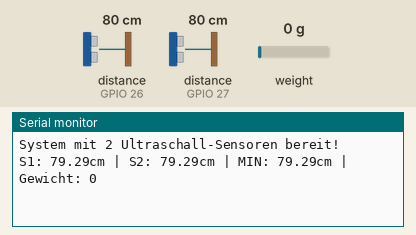
Simulated run of this sketch. Board: ESP32. On the bench: the last lines printed to the serial monitor. Wiring (inferred from the names in the program): 2 × ultrasonic range finder: trigger GPIO 14, echo GPIO 27 / trigger GPIO 25, echo GPIO 26. The test bench sets the inputs (shaded band); at power-on: distance to the obstacle (sensors on GPIO 26, GPIO 27) 80 cm, weight on the scale 0 g. The echo pulse lasts 58.3 µs per cm.

Above: at 2.2 s.
2.3 s: distance to the obstacle (sensor on GPIO 26) set to 2 cm
At 4.0 s:
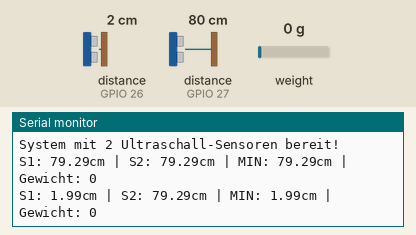
4.3 s: distance to the obstacle (sensor on GPIO 27) set to 2 cm
At 5.3 s:
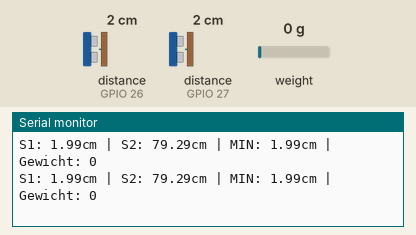
6.3 s: weight on the scale set to 100 g
At 6.3 s:
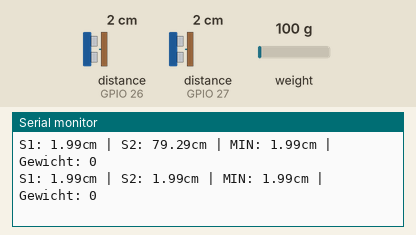
8.3 s: distance to the obstacle (sensor on GPIO 26) set to 4 cm
At 10.1 s:
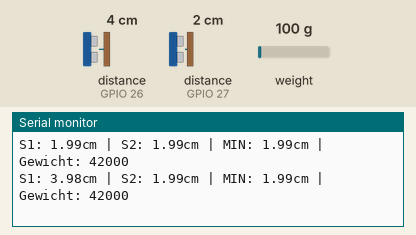
10.3 s: distance to the obstacle (sensor on GPIO 27) set to 4 cm
At 11.5 s:
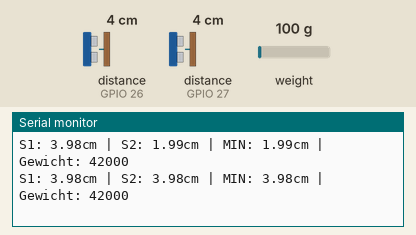
12.3 s: weight on the scale set to 1250 g
At 13.3 s:
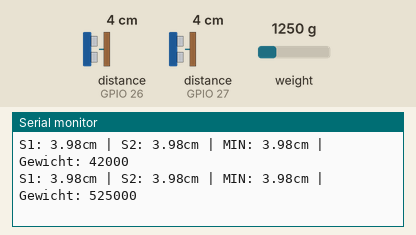
Timing chart, 0 to 15.3 s (numbered marks = the images above; inputs shaded):
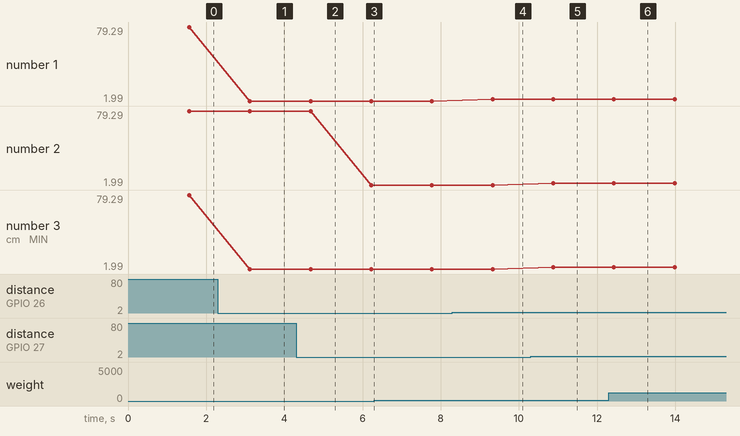

Measured:
- after the input at 2.3 s, the serial monitor: prints a new line after 0.82 s (image 1)
- after the input at 8.3 s, the serial monitor: prints a new line after 1.0 s (image 4)
- after the input at 10.3 s, the serial monitor: prints a new line after 0.58 s (image 5)
- after the input at 12.3 s, the serial monitor: prints a new line after 0.13 s (image 6)
- plotted number 1: 79.29 → 1.99 after the input at 2.3 s, 1.99 → 3.98 after the input at 8.3 s
- plotted number 3: 79.29 → 1.99 after the input at 2.3 s

The sketch:

2ultraschall_weight_esp32.ino
```cpp
#include <Arduino.h>
#include <WiFi.h>
#include <PubSubClient.h>
#include "HX711.h"


// Pins Waage
const int LOADCELL_DOUT_PIN = 32;
const int LOADCELL_SCK_PIN = 33;

// Pins Ultraschall 1
const int TRIG1 = 25;
const int ECHO1 = 26;

// Pins Ultraschall 2
const int TRIG2 = 14;
const int ECHO2 = 27;

HX711 scale;

// Funktion zum Messen der Distanz
float getDistance(int trig, int echo) {
  digitalWrite(trig, LOW);
  delayMicroseconds(2);
  digitalWrite(trig, HIGH);
  delayMicroseconds(10);
  digitalWrite(trig, LOW);
  long duration = pulseIn(echo, HIGH, 30000); // Timeout nach 30ms
  if (duration == 0) return 400.0;           // Falls kein Echo, max Distanz
  return duration * 0.034 / 2;
}

void setup() {
  Serial.begin(115200);

  pinMode(TRIG1, OUTPUT); pinMode(ECHO1, INPUT);
  pinMode(TRIG2, OUTPUT); pinMode(ECHO2, INPUT);

  scale.begin(LOADCELL_DOUT_PIN, LOADCELL_SCK_PIN);
  // scale.set_scale(DEIN_FAKTOR); // Hier später deinen Kalibrierfaktor rein!
  scale.tare();

  Serial.println("System mit 2 Ultraschall-Sensoren bereit!");
}

void loop() {
  // 1. Beide Distanzen messen
  float d1 = getDistance(TRIG1, ECHO1);
  delay(50); // Kleiner Abstand, damit sich die Schallwellen nicht stören
  float d2 = getDistance(TRIG2, ECHO2);

  // 2. Minimum ermitteln
  float minDistance = min(d1, d2);

  // 3. Gewicht messen
  long weight = 0;
  if (scale.is_ready()) {
    weight = scale.get_units(5);
  }

  // 4. Ausgabe
  Serial.print("S1: "); Serial.print(d1);
  Serial.print("cm | S2: "); Serial.print(d2);
  Serial.print("cm | MIN: "); Serial.print(minDistance);
  Serial.print("cm | Gewicht: "); Serial.println(weight);

  delay(1000);
}
```
